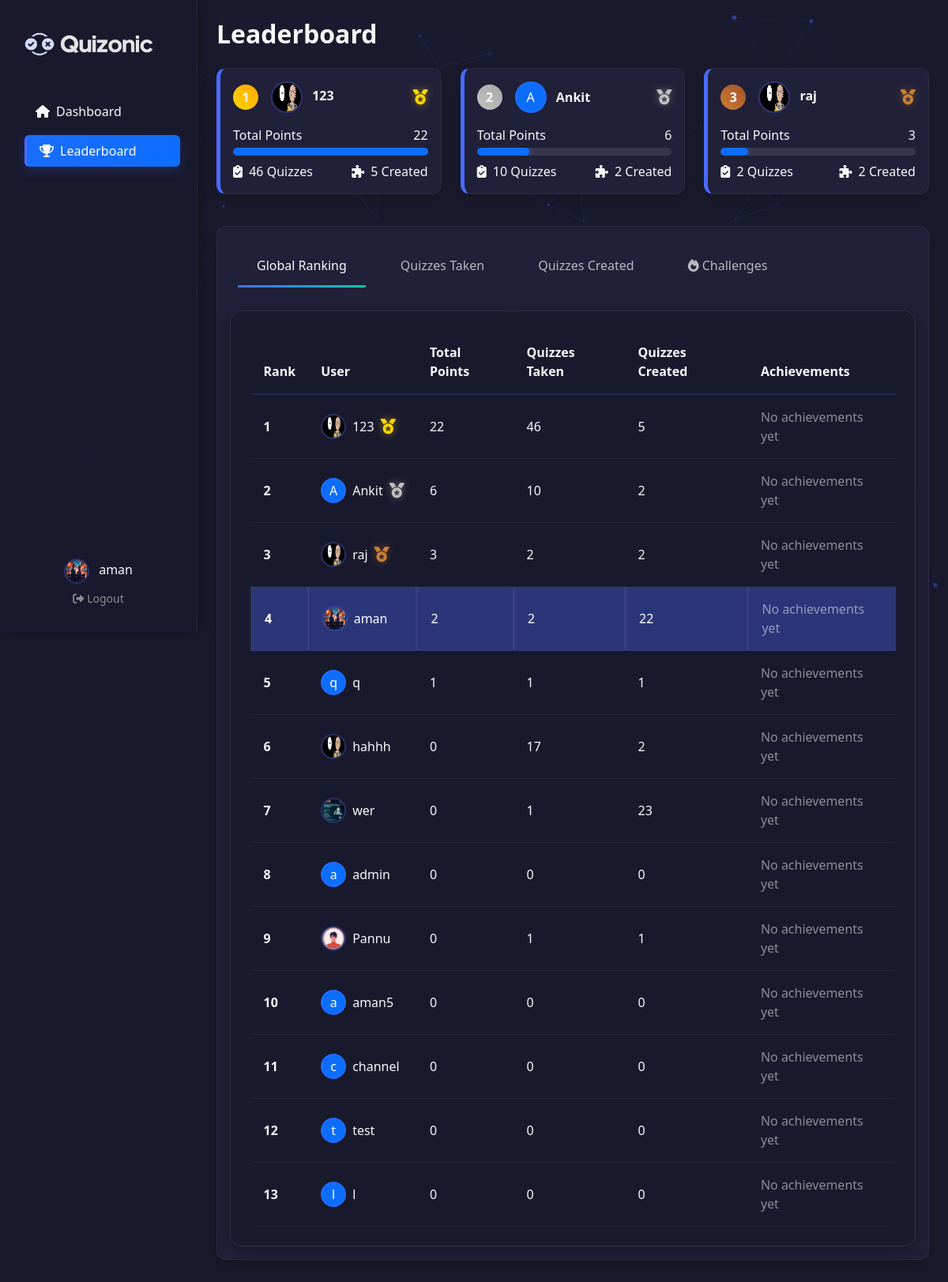
/quiz/leaderboard/ (signed in), run on the app's committed database.
### QuizTemplateApp/models.py (models this page shows, shortened)
class UserProfile(models.Model):
    user = models.OneToOneField(CustomUser, on_delete=models.CASCADE, related_name='profile')
    avatar = models.ImageField(upload_to='avatars/', null=True, blank=True)
    bio = models.TextField(max_length=500, blank=True)
    total_points = models.IntegerField(default=0)
    quizzes_taken = models.IntegerField(default=0)
    quizzes_created = models.IntegerField(default=0)
    achievements = models.ManyToManyField('Achievement', blank=True)

class CustomUser(AbstractUser):
    id = models.UUIDField(primary_key=True, default=uuid.uuid4, editable=False)
    email = models.EmailField(_('email address'), unique=True)
    username = models.CharField(
        _('username'),
        max_length=30,
        unique=True,
        validators=[MinLengthValidator(3)],
        help_text=_('Required. 3-30 characters. Letters, digits and @/./+/-/_ only.'),
    )
    date_joined = models.DateTimeField(auto_now_add=True)
    last_login = models.DateTimeField(auto_now=True)
    is_active = models.BooleanField(default=True)
    is_staff = models.BooleanField(default=False)
    objects = CustomUserManager()
    USERNAME_FIELD = 'email'
    REQUIRED_FIELDS = ['username']
    class Meta:
        verbose_name = _('user')
        verbose_name_plural = _('users')

### QuizTemplateApp/views.py (the view, shortened to what this page needs)
# urls.py: path('leaderboard/', views.leaderboard, name='leaderboard'),
@login_required
def leaderboard(request):
    top_users = UserProfile.objects.order_by('-total_points')[:20]
    most_active_users = UserProfile.objects.order_by('-quizzes_taken')[:20]
    top_creators = UserProfile.objects.order_by('-quizzes_created')[:20]
    for creator in top_creators:
        created_quizzes = Quiz.objects.filter(created_by=creator.user)
        most_popular = None
        total_attempts = 0
        if created_quizzes.exists():
            for quiz in created_quizzes:
                attempts = QuizAttempt.objects.filter(quiz=quiz).count()
                total_attempts += attempts
                if most_popular is None or attempts > most_popular[1]:
                    most_popular = (quiz, attempts)
            if most_popular:
                creator.most_popular_quiz = most_popular[0].title
                creator.total_attempts = total_attempts
    for user in most_active_users:
        latest_attempt = QuizAttempt.objects.filter(
            user=user.user,
            completed=True
        ).order_by('-completed_at').first()
        if latest_attempt:
            user.last_quiz_date = latest_attempt.completed_at
    challenge_attempts = QuizAttempt.objects.filter(
        is_challenge=True,
        completed=True
    ).order_by('-score', 'completed_at')
    top_challengers = {}
    for attempt in challenge_attempts:
        user_id = attempt.user.id
        if user_id not in top_challengers or attempt.score > top_challengers[user_id]['score']:
            top_challengers[user_id] = {
                'user': attempt.user,
                'score': attempt.score,
                'quiz': attempt.quiz,
                'completed_at': attempt.completed_at
            }
    top_challengers = sorted(
        top_challengers.values(),
        key=lambda x: x['score'],
        reverse=True
    )[:20]
    max_points = top_users[0].total_points if top_users.exists() else 100
    from django import template
    register = template.Library()
    @register.filter
    def percentage(value, max_value):
        try:
            return min(value * 100 / max_value, 100)
        except (ValueError, ZeroDivisionError):
            return 0
    @register.filter
    def divide(value, arg):
        try:
            return value / arg
        except (ValueError, ZeroDivisionError):
            return 0
    import os
    templatetags_dir = os.path.join(os.path.dirname(__file__), 'templatetags')
    if not os.path.exists(templatetags_dir):
        os.makedirs(templatetags_dir)
    quiz_extras_path = os.path.join(templatetags_dir, 'quiz_extras.py')
    try:
        user_profile = request.user.profile
    except UserProfile.DoesNotExist:
        user_profile = UserProfile.objects.create(user=request.user)
    context = {
        'top_users': top_users,
        'most_active_users': most_active_users,
        'top_creators': top_creators,
        'max_points': max_points,
        'profile': user_profile,
        'top_challengers': top_challengers,  # Add top challengers to context
    }
    return render(request, 'leaderboard.html', context)

### QuizTemplateApp/templatetags/quiz_extras.py (called while the page is built)
@register.filter
def divide(value, arg):
    try:
        return value / arg
    except (ValueError, ZeroDivisionError):
        return 0

### QuizTemplateApp/templates/leaderboard.html (shortened to what this page needs)
{% load quiz_extras %}
{% load static %}
<!DOCTYPE html>
<html lang="en">
<head>
    <link href="https://cdnjs.cloudflare.com/ajax/libs/bootstrap/5.3.2/css/bootstrap.min.css" rel="stylesheet" />
    <link href="https://cdnjs.cloudflare.com/ajax/libs/animate.css/4.1.1/animate.min.css" rel="stylesheet" />
    <link href="https://cdnjs.cloudflare.com/ajax/libs/font-awesome/6.4.2/css/all.min.css" rel="stylesheet" />
</head>
<body>
    <div id="particles-js"></div>
    <div class="page-container">
        <div class="sidebar d-flex flex-column flex-shrink-0 p-3">
            <div class="logo mb-4"><img src="{% static 'images/logo.png' %}" alt="Quizonic Logo"
                    style="height: 30px; width: auto;"></div>
            <ul class="nav nav-pills flex-column mb-auto">
                <li class="nav-item">
                    <a href="{% url 'quiz:dashboard' %}" class="nav-link">
                        <i class="fas fa-home me-2"></i>Dashboard
                    </a>
                </li>
                <li>
                    <a href="{% url 'quiz:leaderboard' %}" class="nav-link active">
                        <i class="fas fa-trophy me-2"></i>Leaderboard
                    </a>
                </li>
            </ul>
            <div class="mt-auto text-center pb-3">
                {% if profile.avatar %}
                <img src="{{ profile.avatar.url }}" class="rounded-circle" alt="User" width="32" height="32" />
                {% else %}
                <div class="rounded-circle bg-primary d-inline-flex align-items-center justify-content-center"
                    style="width: 32px; height: 32px;">
                    <span class="text-white">{{ request.user.username|slice:":1" }}</span>
                </div>
                {% endif %}
                <span class="ms-2">{{ request.user.username }}</span>
                <a href="{% url 'quiz:logout' %}" class="d-block text-decoration-none mt-2 text-muted small">
                    <i class="fas fa-sign-out-alt me-1"></i>Logout
                </a>
            </div>
        </div>
        <div class="main-content">
            <div class="d-flex align-items-center mb-4">
                <h2 class="fw-bold mb-0">Leaderboard</h2>
            </div>
            <div class="row mb-4">
                {% if top_users %}
                {% for user in top_users|slice:":3" %}
                <div class="col-md-4 mb-3">
                    <div class="card stat-card h-100">
                        <div class="card-body">
                            <div class="d-flex align-items-center mb-3">
                                <div class="rank-badge rank-{{ forloop.counter }} me-3">{{ forloop.counter }}</div>
                                <div>
                                    {% if user.avatar %}
                                    <img src="{{ user.avatar.url }}" class="rounded-circle me-2"
                                        alt="{{ user.user.username }}" width="40" height="40" />
                                    {% else %}
                                    <div class="rounded-circle bg-primary d-inline-flex align-items-center justify-content-center me-2"
                                        style="width: 40px; height: 40px;">
                                        <span class="text-white">{{ user.user.username|slice:":1" }}</span>
                                    </div>
                                    {% endif %}
                                    <span class="fw-bold">{{ user.user.username }}</span>
                                </div>
                                <i
                                    class="fas fa-medal {% if forloop.counter == 1 %}gold{% elif forloop.counter == 2 %}silver{% elif forloop.counter == 3 %}bronze{% endif %} ms-auto floating"></i>
                            </div>
                            <div class="mb-2">
                                <div class="d-flex justify-content-between mb-1">
                                    <span>Total Points</span>
                                    <span>{{ user.total_points }}</span>
                                </div>
                                <div class="progress">
                                    <div class="progress-bar bg-primary" role="progressbar"
                                        aria-valuenow="{{ user.total_points }}" aria-valuemin="0"
                                        aria-valuemax="{{ max_points }}"
                                        style="width: {% widthratio user.total_points max_points 100 %}%"></div>
                                </div>
                            </div>
                            <div class="d-flex justify-content-between">
                                <span><i class="fas fa-clipboard-check me-1"></i> {{ user.quizzes_taken }} Quizzes</span>
                                <span><i class="fas fa-puzzle-piece me-1"></i> {{ user.quizzes_created }} Created</span>
                            </div>
                        </div>
                    </div>
                </div>
                {% endfor %}
                {% endif %}
            </div>
            <div class="card mb-4">
                <div class="card-body">
                    <ul class="nav nav-pills leaderboard-tabs mb-4" id="leaderboard-tabs">
                        <li class="nav-item">
                            <a class="nav-link active" id="global-tab" data-bs-toggle="tab" href="#global-rankings">Global
                                Ranking</a>
                        </li>
                        <li class="nav-item">
                            <a class="nav-link" id="quiz-taken-tab" data-bs-toggle="tab" href="#quiz-taken">Quizzes
                                Taken</a>
                        </li>
                        <li class="nav-item">
                            <a class="nav-link" id="quiz-created-tab" data-bs-toggle="tab" href="#quiz-created">Quizzes
                                Created</a>
                        </li>
                        <li class="nav-item">
                            <a class="nav-link" id="challenges-tab" data-bs-toggle="tab" href="#challenges">
                                <i class="fas fa-fire me-1"></i>Challenges</a>
                        </li>
                    </ul>
                    <div class="tab-content">
                        <div class="tab-pane fade show active" id="global-rankings">
                            <div class="table-responsive">
                                <table class="table table-hover">
                                    <thead>
                                        <tr>
                                            <th scope="col">Rank</th>
                                            <th scope="col">User</th>
                                            <th scope="col">Total Points</th>
                                            <th scope="col">Quizzes Taken</th>
                                            <th scope="col">Quizzes Created</th>
                                            <th scope="col">Achievements</th>
                                        </tr>
                                    </thead>
                                    <tbody>
                                        {% for user in top_users %}
                                        <tr class="{% if user.user == request.user %}table-primary{% endif %}">
                                            <td>{{ forloop.counter }}</td>
                                            <td>
                                                <div class="d-flex align-items-center">
                                                    {% if user.avatar %}
                                                    <img src="{{ user.avatar.url }}" class="rounded-circle me-2"
                                                        alt="{{ user.user.username }}" width="32" height="32" />
                                                    {% else %}
                                                    <div class="rounded-circle bg-primary d-inline-flex align-items-center justify-content-center me-2"
                                                        style="width: 32px; height: 32px;">
                                                        <span class="text-white">{{ user.user.username|slice:":1" }}</span>
                                                    </div>
                                                    {% endif %}
                                                    <span>{{ user.user.username }}</span>
                                                    {% if forloop.counter == 1 %}
                                                    <i class="fas fa-medal gold ms-2" title="Top Performer"></i>
                                                    {% elif forloop.counter == 2 %}
                                                    <i class="fas fa-medal silver ms-2" title="Silver Medal"></i>
                                                    {% elif forloop.counter == 3 %}
                                                    <i class="fas fa-medal bronze ms-2" title="Bronze Medal"></i>
                                                    {% endif %}
                                                </div>
                                            </td>
                                            <td>{{ user.total_points }}</td>
                                            <td>{{ user.quizzes_taken }}</td>
                                            <td>{{ user.quizzes_created }}</td>
                                            <td>
                                                {% if user.achievements.all %}
                                                {% for achievement in user.achievements.all|slice:":3" %}
                                                <i class="fas {{ achievement.icon }} me-1"
                                                    title="{{ achievement.name }}"></i>
                                                {% endfor %}
                                                {% if user.achievements.count > 3 %}
                                                <span class="badge bg-secondary">+{{ user.achievements.count|add:"-3"
                                                    }}</span>
                                                {% endif %}
                                                {% else %}
                                                <span class="text-muted">No achievements yet</span>
                                                {% endif %}
                                            </td>
                                        </tr>
                                        {% empty %}
                                        <tr>
                                            <td colspan="6" class="text-center">No users found</td>
                                        </tr>
                                        {% endfor %}
                                    </tbody>
                                </table>
                            </div>
                        </div>
                    </div>
                </div>
            </div>
        </div>
    </div>
</body>
</html>

### data on the page
UserProfile: avatar (picture), user.username "aman", total_points "2", quizzes_taken "2", quizzes_created "22", shows "No achievements yet"
CustomUser: user.username "aman"
UserProfile: avatar (picture), user.username "123", total_points "22", quizzes_taken "46", quizzes_created "5", shows "No achievements yet"
UserProfile: user.username "A", user.username "Ankit", total_points "6", quizzes_taken "10", quizzes_created "2", shows "No achievements yet"
UserProfile: avatar (picture), user.username "raj", total_points "3", quizzes_taken "2", quizzes_created "2", shows "No achievements yet"
UserProfile: user.username "q", total_points "1", quizzes_taken "1", quizzes_created "1", shows "No achievements yet"
UserProfile: avatar (picture), user.username "hahhh", total_points "0", quizzes_taken "17", quizzes_created "2", shows "No achievements yet"
UserProfile: avatar (picture), user.username "wer", total_points "0", quizzes_taken "1", quizzes_created "23", shows "No achievements yet"
UserProfile: user.username "a", user.username "admin", total_points "0", quizzes_taken "0", quizzes_created "0", shows "No achievements yet"
UserProfile: avatar (picture), user.username "Pannu", total_points "0", quizzes_taken "1", quizzes_created "1", shows "No achievements yet"
UserProfile: user.username "a", user.username "aman5", total_points "0", quizzes_taken "0", quizzes_created "0", shows "No achievements yet"
UserProfile: user.username "c", user.username "channel", total_points "0", quizzes_taken "0", quizzes_created "0", shows "No achievements yet"
UserProfile: user.username "t", user.username "test", total_points "0", quizzes_taken "0", quizzes_created "0", shows "No achievements yet"
UserProfile: user.username "l", total_points "0", quizzes_taken "0", quizzes_created "0", shows "No achievements yet"
